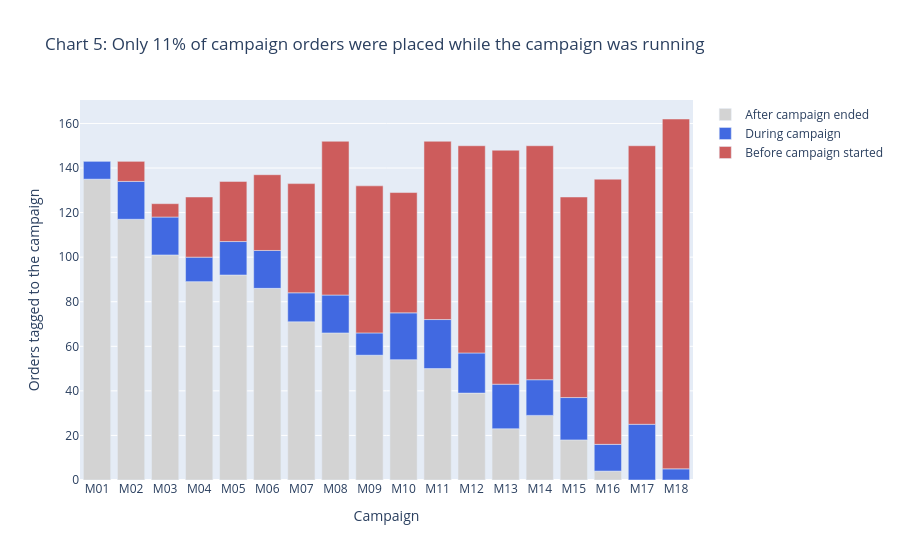

Source (notebook cell):
### Code cell
# CHART 5
chart5 = tagged.groupby(["campaign_id", "timing"]).size().reset_index(name="orders")
fig = px.bar(chart5, x="campaign_id", y="orders", color="timing",
             color_discrete_map={"Before campaign started": "indianred", "During campaign": "royalblue", "After campaign ended": "lightgrey"},
             title="Chart 5: Only 11% of campaign orders were placed while the campaign was running",
             labels={"campaign_id": "Campaign", "orders": "Orders tagged to the campaign", "timing": ""})
fig.show()

### Figure 1 — Plotly figure (JSON) as saved in the notebook; plotly's stock layout.template omitted (floating-point values rounded to 4 significant figures)
{"data": [{"alignmentgroup": "True", "hovertemplate": "=After campaign ended<br>Campaign=%{x}<br>Orders tagged to the campaign=%{y}<extra></extra>", "legendgroup": "After campaign ended", "marker": {"color": "lightgrey", "pattern": {"shape": ""}}, "name": "After campaign ended", "offsetgroup": "After campaign ended", "orientation": "v", "showlegend": true, "textposition": "auto", "type": "bar", "x": ["M01", "M02", "M03", "M04", "M05", "M06", "M07", "M08", "M09", "M10", "M11", "M12", "M13", "M14", "M15", "M16"], "xaxis": "x", "y": [135, 117, 101, 89, 92, 86, 71, 66, 56, 54, 50, 39, 23, 29, 18, 4], "yaxis": "y"}, {"alignmentgroup": "True", "hovertemplate": "=During campaign<br>Campaign=%{x}<br>Orders tagged to the campaign=%{y}<extra></extra>", "legendgroup": "During campaign", "marker": {"color": "royalblue", "pattern": {"shape": ""}}, "name": "During campaign", "offsetgroup": "During campaign", "orientation": "v", "showlegend": true, "textposition": "auto", "type": "bar", "x": ["M01", "M02", "M03", "M04", "M05", "M06", "M07", "M08", "M09", "M10", "M11", "M12", "M13", "M14", "M15", "M16", "M17", "M18"], "xaxis": "x", "y": [8, 17, 17, 11, 15, 17, 13, 17, 10, 21, 22, 18, 20, 16, 19, 12, 25, 5], "yaxis": "y"}, {"alignmentgroup": "True", "hovertemplate": "=Before campaign started<br>Campaign=%{x}<br>Orders tagged to the campaign=%{y}<extra></extra>", "legendgroup": "Before campaign started", "marker": {"color": "indianred", "pattern": {"shape": ""}}, "name": "Before campaign started", "offsetgroup": "Before campaign started", "orientation": "v", "showlegend": true, "textposition": "auto", "type": "bar", "x": ["M02", "M03", "M04", "M05", "M06", "M07", "M08", "M09", "M10", "M11", "M12", "M13", "M14", "M15", "M16", "M17", "M18"], "xaxis": "x", "y": [9, 6, 27, 27, 34, 49, 69, 66, 54, 80, 93, 105, 105, 90, 119, 125, 157], "yaxis": "y"}], "layout": {"barmode": "relative", "legend": {"title": {"text": ""}, "tracegroupgap": 0}, "title": {"text": "Chart 5: Only 11% of campaign orders were placed while the campaign was running"}, "xaxis": {"anchor": "y", "domain": [0.0, 1.0], "title": {"text": "Campaign"}}, "yaxis": {"anchor": "x", "domain": [0.0, 1.0], "title": {"text": "Orders tagged to the campaign"}}}}
